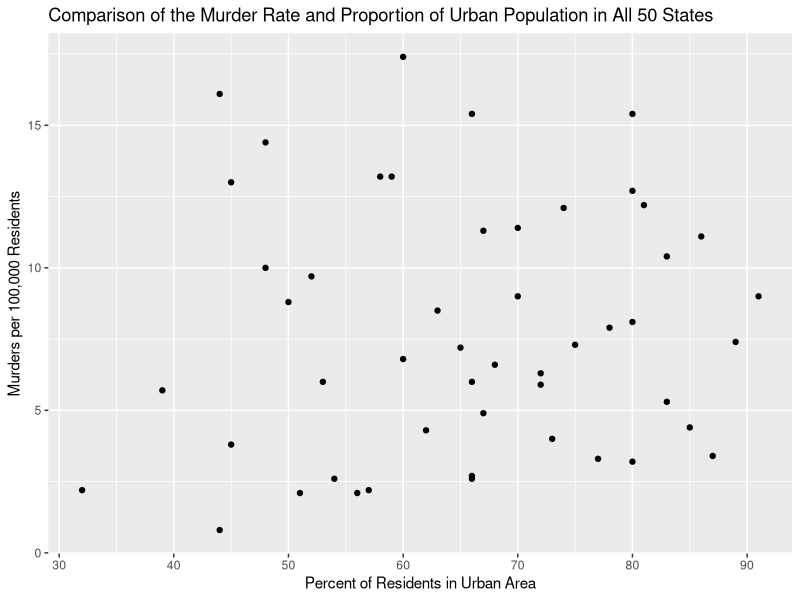

R code for this plot:
## ---- chunk 1
knitr::opts_chunk$set(echo = FALSE)
library(tidyverse)
## ---- chunk 2
ggplot(USArrests, aes(x=UrbanPop, y=Murder))+
   geom_point() +
   labs(title = "Comparison of the Murder Rate and Proportion of Urban Population in All 50 States", x =  "Percent of Residents in Urban Area", y = "Murders per 100,000 Residents")
